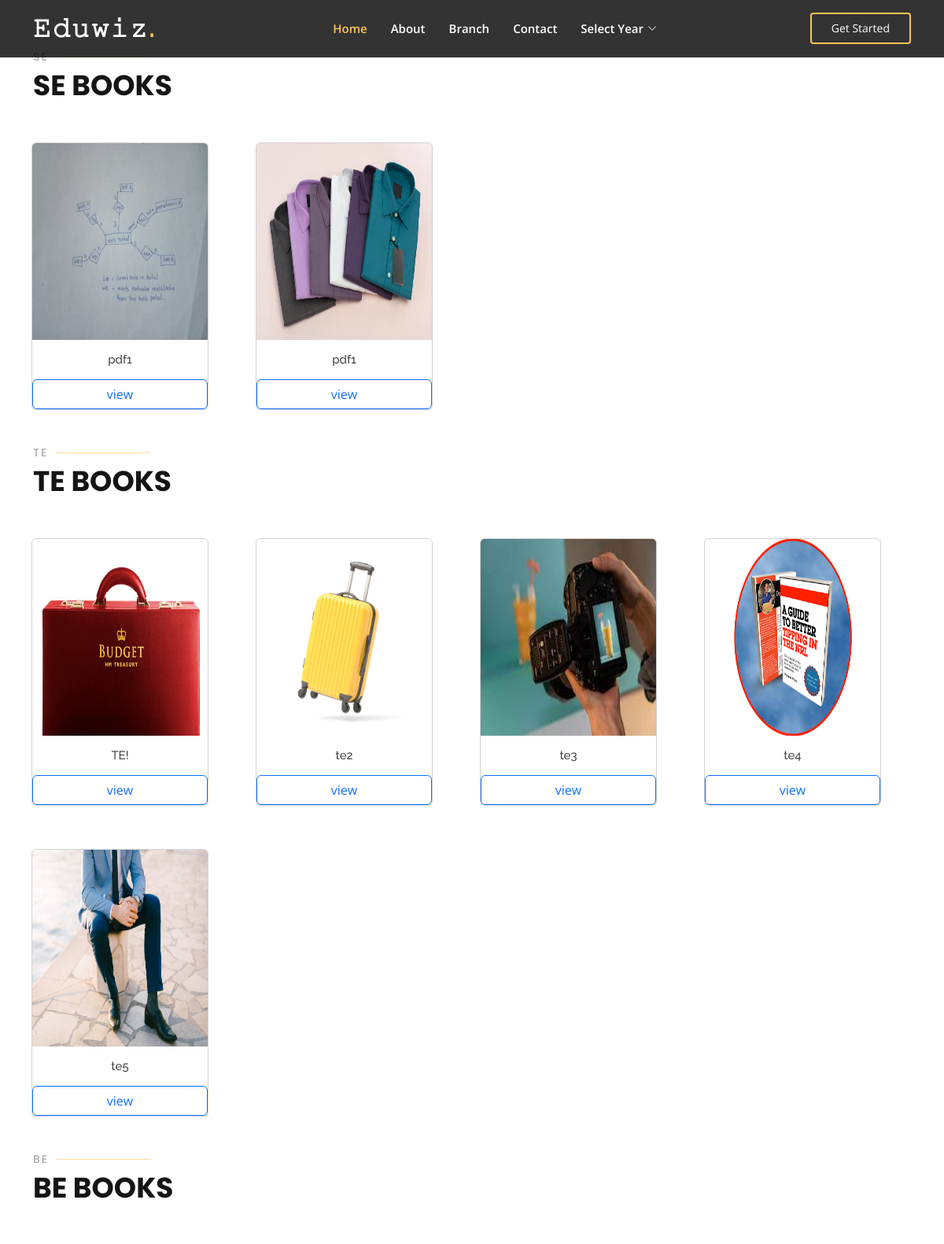
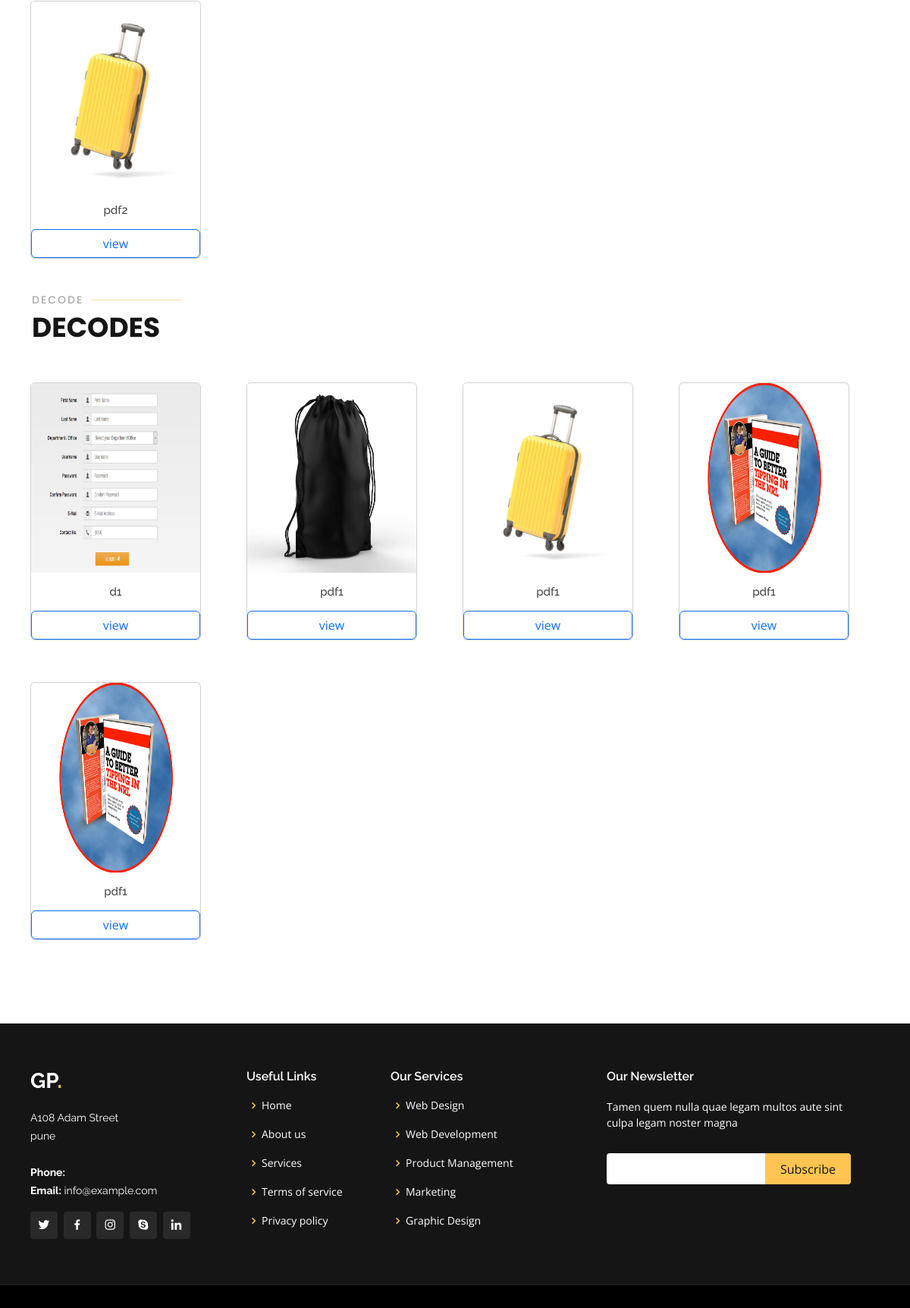
The page /cs_books/ on the database its author committed (2 pictures, top to bottom).
### app1/models.py (models this page shows, shortened)
class cs_SE(models.Model):
    title= models.CharField(max_length=100)
    pdf=models.FileField(upload_to='cs_SE/',validators=[FileExtensionValidator(["pdf"])])
    image = models.ImageField(upload_to='img/')

class cs_TE(models.Model):
    title= models.CharField(max_length=100)
    pdf=models.FileField(upload_to='cs_TE/',validators=[FileExtensionValidator(["pdf"])])
    image = models.ImageField(upload_to='img/')

class cs_BE(models.Model):
    title= models.CharField(max_length=100)
    pdf=models.FileField(upload_to='cs_BE/',validators=[FileExtensionValidator(["pdf"])])
    image = models.ImageField(upload_to='img/')

class cs_Decode(models.Model):
    title= models.CharField(max_length=100)
    pdf=models.FileField(upload_to='cs_decode/',validators=[FileExtensionValidator(["pdf"])])
    image = models.ImageField(upload_to='img/')

### app1/views.py (the view)
# urls.py: path('cs_books/',views.cs_book,name='books'),
def cs_book(request):
    deco =cs_Decode.objects.all()
    second=cs_SE.objects.all()
    Third=cs_TE.objects.all()
    Fourth=cs_BE.objects.all()
    return render(request,'cs_books.html',{ 'second':second,'Third':Third,'Fourth':Fourth,'deco':deco})

### templates/cs_books.html (shortened to what this page needs)
{% load static %}
<!DOCTYPE html>
<html lang="en">
<head>
  <link href="{% static 'assets/vendor/aos/aos.css' %}" rel="stylesheet">
  <link href="{% static 'assets/vendor/bootstrap/css/bootstrap.min.css' %}" rel="stylesheet">
  <link href="{% static 'assets/vendor/bootstrap-icons/bootstrap-icons.css' %}" rel="stylesheet">
  <link href="{% static 'assets/vendor/boxicons/css/boxicons.min.css' %}" rel="stylesheet">
  <link href="{% static 'assets/vendor/glightbox/css/glightbox.min.css' %}" rel="stylesheet">
  <link href="{% static 'assets/vendor/remixicon/remixicon.css' %}" rel="stylesheet">
  <link href="{% static 'assets/vendor/swiper/swiper-bundle.min.css' %}" rel="stylesheet">
  <link href="{% static 'assets/css/style.css' %}" rel="stylesheet">
</head>
<body>
  <header id="header" class="fixed-top header-inner-pages">
    <div class="container d-flex align-items-center justify-content-lg-between">
      <h1 class="logo me-auto me-lg-0"><a href="index.html">𝙴𝚍𝚞𝚠𝚒𝚣<span>.</span></a></h1>
      <nav id="navbar" class="navbar order-last order-lg-0">
        <ul>
          <li><a class="nav-link scrollto active" href="{% url 'home' %} ">Home</a></li>
          <li><a href="{% url 'home' %}">About</a></li>
          <li><a class="nav-link scrollto" href="{% url 'home' %}">Branch</a></li>
          <li><a class="nav-link scrollto" href="{% url 'home' %}">Contact</a></li>
          <li class="dropdown"><a href="#"><span>Select Year</span> <i class="bi bi-chevron-down"></i></a>
          </li>
        </ul>
      </nav>
      <a href="{% url 'home' %}" class="get-started-btn scrollto">Get Started</a>
    </div>
  </header>
  <main id="main">
    <section id="services" class="services">
      <div class="container" data-aos="fade-up">
        <div class="row">
          <div class="container mt-2">
            <div class="section-title">
              <h2 id="SE">SE</h2>
              <p>SE Books</p>
            </div>
            <div class="row">
              {% for x in second %}
              <div class="col-md-3 col-sm-6" style="padding-top: 5px;padding-bottom: 50px;">
                <div class="card card-block">
                  <img class="card-img-top" src="/media/{{x.image}}" alt="Card image" style="width:100%">
                  <h5 class="card-title mt-3 mb-3" style="text-align: center;"> {{x.title}} </h5>
                  <a href="{{ x.pdf.url }}" class="btn btn-outline-primary" target="_blank">view</a>
                </div>
              </div>
              {% endfor %}
            </div>
            <div class="section-title">
              <h2 id="TE">TE</h2>
              <p>TE Books</p>
            </div>
            <div class="row">
              {% for x in Third %}
              <div class="col-md-3 col-sm-6" style="padding-top: 5px;padding-bottom: 50px;">
                <div class="card card-block">
                  <img class="card-img-top" src="/media/{{x.image}}" alt="Card image" style="width:100%">
                  <h5 class="card-title mt-3 mb-3" style="text-align: center;"> {{x.title}} </h5>
                  <a href="{{ x.pdf.url }}" class="btn btn-outline-primary" target="_blank">view</a>
                </div>
              </div>
              {% endfor %}
            </div>
            <div class="section-title">
              <h2 id="BE">BE</h2>
              <p>BE Books</p>
            </div>
            <div class="row">
              {% for x in Fourth %}
              <div class="col-md-3 col-sm-6" style="padding-top: 5px;padding-bottom: 50px;">
                <div class="card card-block">
                  <img class="card-img-top" src="/media/{{x.image}}" alt="Card image" style="width:100%">
                  <h5 class="card-title mt-3 mb-3" style="text-align: center;"> {{x.title}} </h5>
                  <a href="{{ x.pdf.url }}" class="btn btn-outline-primary" target="_blank">view</a>
                </div>
              </div>
              {% endfor %}
            </div>
            <div class="section-title">
              <h2 id="Decode">Decode</h2>
              <p> Decodes</p>
            </div>
            <div class="row">
              {% for x in deco %}
              <div class="col-md-3 col-sm-6" style="padding-top: 5px;padding-bottom: 50px;">
                <div class="card card-block">
                  <img class="card-img-top" src="/media/{{x.image}}" alt="Card image" style="width:100%">
                  <h5 class="card-title mt-3 mb-3" style="text-align: center;"> {{x.title}} </h5>
                  <a href="{{ x.pdf.url }}" class="btn btn-outline-primary" target="_blank">view</a>
                </div>
              </div>
              {% endfor %}
            </div>
          </div>
        </div>
      </div>
    </section>
  </main>
  <footer id="footer">
    <div class="footer-top">
      <div class="container">
        <div class="row">
          <div class="col-lg-3 col-md-6">
            <div class="footer-info">
              <h3>Gp<span>.</span></h3>
              <p>
                A108 Adam Street <br>
                pune<br><br>
                <strong>Phone:</strong> <br>
                <strong>Email:</strong> info@example.com<br>
              </p>
              <div class="social-links mt-3">
                <a href="#" class="twitter"><i class="bx bxl-twitter"></i></a>
                <a href="#" class="facebook"><i class="bx bxl-facebook"></i></a>
                <a href="#" class="instagram"><i class="bx bxl-instagram"></i></a>
                <a href="#" class="google-plus"><i class="bx bxl-skype"></i></a>
                <a href="#" class="linkedin"><i class="bx bxl-linkedin"></i></a>
              </div>
            </div>
          </div>
          <div class="col-lg-2 col-md-6 footer-links">
            <h4>Useful Links</h4>
            <ul>
              <li><i class="bx bx-chevron-right"></i> <a href="#">Home</a></li>
              <li><i class="bx bx-chevron-right"></i> <a href="#">About us</a></li>
              <li><i class="bx bx-chevron-right"></i> <a href="#">Services</a></li>
              <li><i class="bx bx-chevron-right"></i> <a href="#">Terms of service</a></li>
              <li><i class="bx bx-chevron-right"></i> <a href="#">Privacy policy</a></li>
            </ul>
          </div>
          <div class="col-lg-3 col-md-6 footer-links">
            <h4>Our Services</h4>
            <ul>
              <li><i class="bx bx-chevron-right"></i> <a href="#">Web Design</a></li>
              <li><i class="bx bx-chevron-right"></i> <a href="#">Web Development</a></li>
              <li><i class="bx bx-chevron-right"></i> <a href="#">Product Management</a></li>
              <li><i class="bx bx-chevron-right"></i> <a href="#">Marketing</a></li>
              <li><i class="bx bx-chevron-right"></i> <a href="#">Graphic Design</a></li>
            </ul>
          </div>
          <div class="col-lg-4 col-md-6 footer-newsletter">
            <h4>Our Newsletter</h4>
            <p>Tamen quem nulla quae legam multos aute sint culpa legam noster magna</p>
            <form action="#" method="#">
              <input type="email" name="email"><input type="submit" value="Subscribe">
            </form>
          </div>
        </div>
      </div>
    </div>
  </footer>
</body>
</html>

### static/assets/css/style.css (style rules this page uses)
body { font-family: "Open Sans", sans-serif; color: #444444; }
a { color: #ffc451; text-decoration: none; }
h1, h2, h3, h4, h5, h6 { font-family: "Raleway", sans-serif; }
#header { transition: all 0.5s; z-index: 997; padding: 15px 0; }
#header.header-scrolled, #header.header-inner-pages { background: rgba(0, 0, 0, 0.8); }
#header .logo { font-size: 32px; margin: 0; padding: 0; line-height: 1; font-weight: 700; letter-spacing: 2px; text-transform: uppercase; }
#header .logo a { color: #fff; }
#header .logo a span { color: #ffc451; }
.get-started-btn { color: #fff; border-radius: 4px; padding: 7px 25px 8px 25px; white-space: nowrap; transition: 0.3s; font-size: 14px; display: inline-block; border: 2px solid #ffc451; }
.navbar { padding: 0; }
.navbar ul { margin: 0; padding: 0; display: flex; list-style: none; align-items: center; }
.navbar li { position: relative; }
.navbar a, .navbar a:focus { display: flex; align-items: center; justify-content: space-between; padding: 10px 0 10px 30px; font-size: 15px; font-weight: 600; color: #fff; white-space: nowrap; transition: 0.3s; }
.navbar a i, .navbar a:focus i { font-size: 12px; line-height: 0; margin-left: 5px; }
.navbar a:hover, .navbar .active, .navbar .active:focus, .navbar li:hover>a { color: #ffc451; }
section { padding: 60px 0; overflow: hidden; }
.section-title { padding-bottom: 40px; }
.section-title h2 { font-size: 14px; font-weight: 500; padding: 0; line-height: 1px; margin: 0 0 5px 0; letter-spacing: 2px; text-transform: uppercase; color: #aaaaaa; font-family: "Poppins", sans-serif; }
.section-title h2::after { content: ""; width: 120px; height: 1px; display: inline-block; background: #ffde9e; margin: 4px 10px; }
.section-title p { margin: 0; margin: 0; font-size: 36px; font-weight: 700; text-transform: uppercase; font-family: "Poppins", sans-serif; color: #151515; }
#footer { background: black; padding: 0 0 30px 0; color: #fff; font-size: 14px; }
#footer .footer-top { background: #151515; border-bottom: 1px solid #222222; padding: 60px 0 30px 0; }
#footer .footer-top .footer-info { margin-bottom: 30px; }
#footer .footer-top .footer-info h3 { font-size: 28px; margin: 0 0 20px 0; padding: 2px 0 2px 0; line-height: 1; font-weight: 700; text-transform: uppercase; }
#footer .footer-top .footer-info h3 span { color: #ffc451; }
#footer .footer-top .footer-info p { font-size: 14px; line-height: 24px; margin-bottom: 0; font-family: "Raleway", sans-serif; color: #fff; }
#footer .footer-top .social-links a { font-size: 18px; display: inline-block; background: #292929; color: #fff; line-height: 1; padding: 8px 0; margin-right: 4px; border-radius: 4px; text-align: center; width: 36px; height: 36px; transition: 0.3s; }
#footer .footer-top h4 { font-size: 16px; font-weight: 600; color: #fff; position: relative; padding-bottom: 12px; }
#footer .footer-top .footer-links { margin-bottom: 30px; }
#footer .footer-top .footer-links ul { list-style: none; padding: 0; margin: 0; }
#footer .footer-top .footer-links ul i { padding-right: 2px; color: #ffc451; font-size: 18px; line-height: 1; }
#footer .footer-top .footer-links ul li { padding: 10px 0; display: flex; align-items: center; }
#footer .footer-top .footer-links ul li:first-child { padding-top: 0; }
#footer .footer-top .footer-links ul a { color: #fff; transition: 0.3s; display: inline-block; line-height: 1; }
#footer .footer-top .footer-newsletter form { margin-top: 30px; background: #fff; padding: 6px 10px; position: relative; border-radius: 4px; }
#footer .footer-top .footer-newsletter form input[type=email] { border: 0; padding: 4px; width: calc(100% - 110px); }
#footer .footer-top .footer-newsletter form input[type=submit] { position: absolute; top: 0; right: -2px; bottom: 0; border: 0; background: none; font-size: 16px; padding: 0 20px; background: #ffc451; color: #151515; transition: 0.3s; border-radius: 0 4px 4px 0; }

### templates/cs_books.html (style rules this page uses)
img { height: 250px; width: 100%; }
div [class^="col-"] { padding-left: 10px; padding-right: 50px; height: auto; }
.card { transition: 0.5s; cursor: pointer; }
.card-title { font-size: 15px; transition: 1s; cursor: pointer; text-align: center; }
.card::before, .card::after { position: absolute; top: 0; right: 0; bottom: 0; left: 0; transform: scale3d(0, 0, 1); transition: transform .3s ease-out 0s; background: rgba(255, 255, 255, 0.1); content: ''; pointer-events: none; }
.card::before { transform-origin: left top; }
.card::after { transform-origin: right bottom; }

### rows shown on the page
cs_SE: image (picture), title "pdf1"
cs_SE: image (picture), title "pdf1"
cs_TE: image (picture), title "TE!"
cs_TE: image (picture), title "te2"
cs_TE: image (picture), title "te3"
cs_TE: image (picture), title "te4"
cs_TE: image (picture), title "te5"
cs_BE: image (picture), title "pdf2"
cs_Decode: image (picture), title "d1"
cs_Decode: image (picture), title "pdf1"
cs_Decode: image (picture), title "pdf1"
cs_Decode: image (picture), title "pdf1"
cs_Decode: image (picture), title "pdf1"
